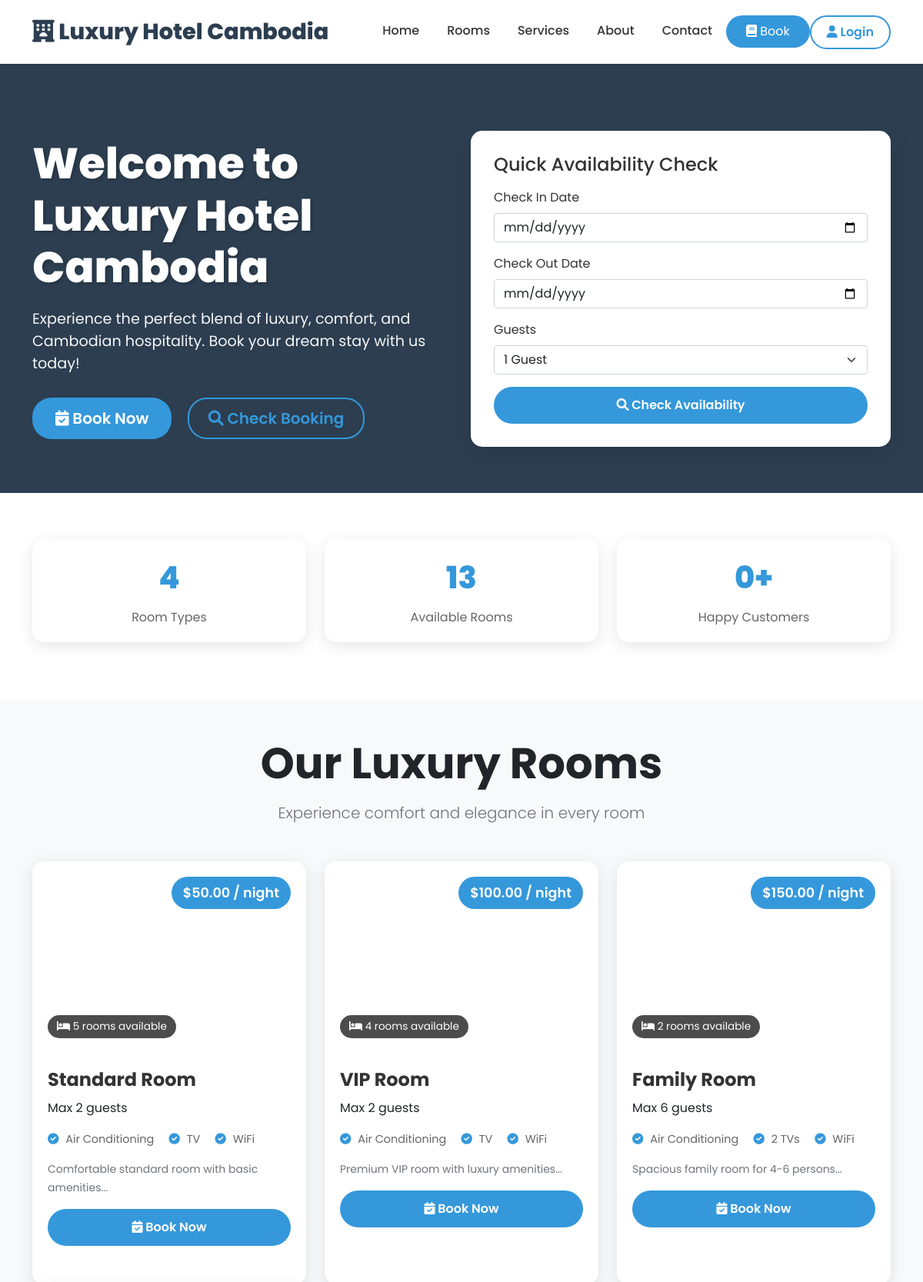
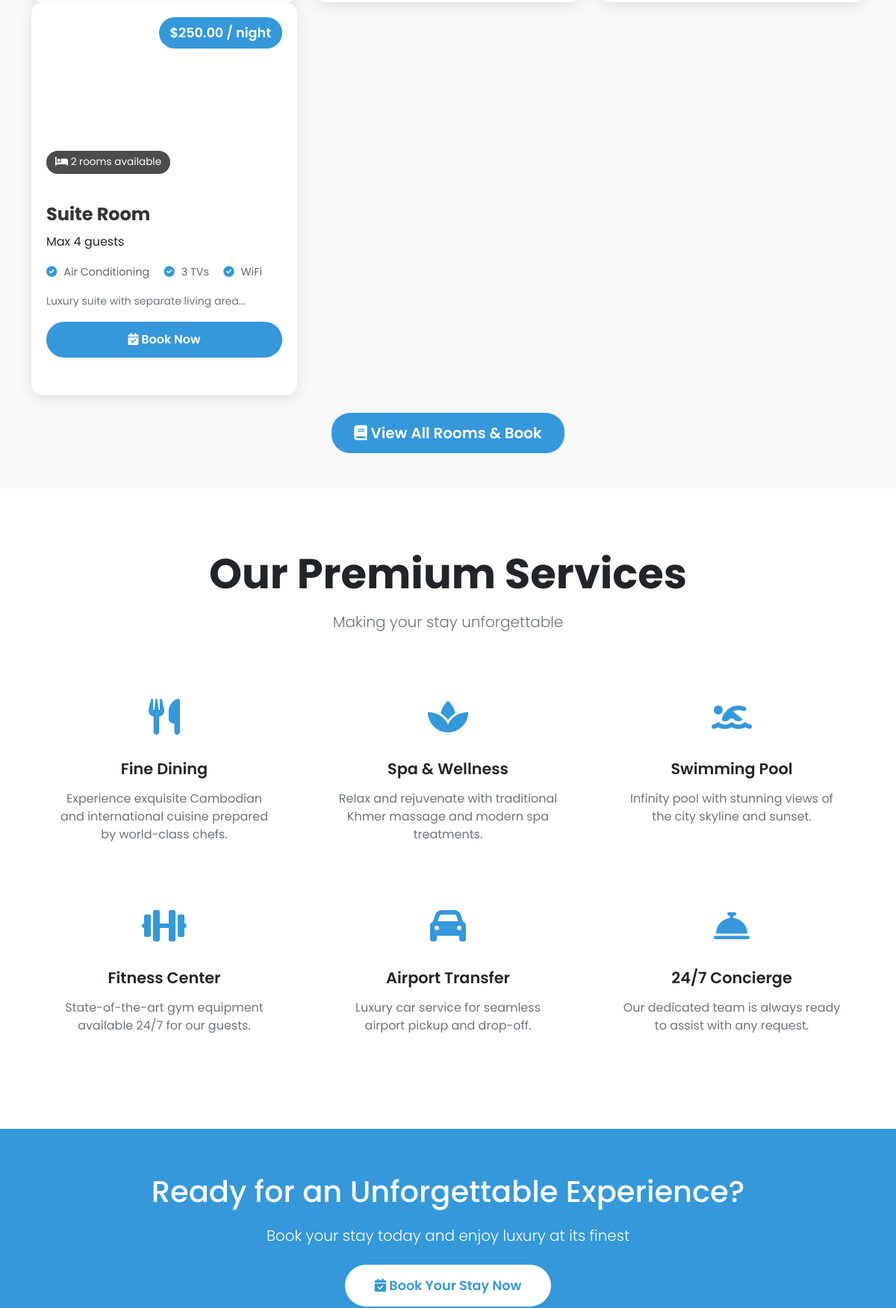
The page / (upper part) on the database its author committed (2 pictures, top to bottom).
### tables this page shows
CREATE TABLE rooms (
    id INT PRIMARY KEY AUTO_INCREMENT,
    room_number VARCHAR(10) NOT NULL,
    room_type_id INT,
    floor INT,
    status ENUM('available', 'occupied', 'maintenance', 'reserved') DEFAULT 'available',
    notes TEXT,
    FOREIGN KEY (room_type_id) REFERENCES room_types(id)
);

CREATE TABLE room_types (
    id INT PRIMARY KEY AUTO_INCREMENT,
    type_name VARCHAR(50) NOT NULL,
    description TEXT,
    price_usd DECIMAL(10,2),
    price_khr DECIMAL(15,2),
    capacity INT DEFAULT 2,
    amenities TEXT,
    status ENUM('active', 'inactive') DEFAULT 'active'
);

### index.php (the view, shortened to what this page needs)
<?php
require_once 'config/database.php';
$available_rooms = [];
try {
    $stmt = $pdo->prepare("
        SELECT
            r.*,
            rt.type_name,
            rt.description as room_description,
            rt.price_usd,
            rt.price_khr,
            rt.capacity,
            rt.amenities,
            COUNT(DISTINCT r.id) as total_rooms,
            SUM(CASE WHEN r.status = 'available' THEN 1 ELSE 0 END) as available_count
        FROM rooms r
        JOIN room_types rt ON r.room_type_id = rt.id
        WHERE rt.status = 'active'
        GROUP BY rt.id
        ORDER BY rt.price_usd ASC
    ");
    $stmt->execute();
    $available_rooms = $stmt->fetchAll(PDO::FETCH_ASSOC);
} catch (PDOException $e) {
}
$stats = [];
try {
    $stmt = $pdo->query("SELECT COUNT(*) as total FROM rooms WHERE status = 'available'");
    $stats['available_rooms'] = $stmt->fetch()['total'];
    $stmt = $pdo->query("SELECT COUNT(*) as total FROM room_types WHERE status = 'active'");
    $stats['room_types'] = $stmt->fetch()['total'];
    $stmt = $pdo->query("SELECT COUNT(*) as total FROM customers");
    $stats['customers'] = $stmt->fetch()['total'];
} catch (PDOException $e) {
    $stats = ['available_rooms' => 0, 'room_types' => 0, 'customers' => 0];
}
?>
<!DOCTYPE html>
<html lang="en">
<head>
    <link href="https://cdn.jsdelivr.net/npm/bootstrap@5.1.3/dist/css/bootstrap.min.css" rel="stylesheet">
    <link rel="stylesheet" href="https://cdnjs.cloudflare.com/ajax/libs/font-awesome/6.0.0/css/all.min.css">
</head>
<body>
<nav class="navbar navbar-expand-lg fixed-top">
    <div class="container">
        <a class="navbar-brand" href="#">
            <i class="fas fa-hotel"></i> Luxury Hotel Cambodia
        </a>
        <div class="collapse navbar-collapse" id="navbarNav">
            <ul class="navbar-nav ms-auto">
                <li class="nav-item">
                    <a class="nav-link" href="#home">Home</a>
                </li>
                <li class="nav-item">
                    <a class="nav-link" href="#rooms">Rooms</a>
                </li>
                <li class="nav-item">
                    <a class="nav-link" href="#services">Services</a>
                </li>
                <li class="nav-item">
                    <a class="nav-link" href="#about">About</a>
                </li>
                <li class="nav-item">
                    <a class="nav-link" href="#contact">Contact</a>
                </li>
                <li class="nav-item">
                    <a class="btn btn-book-nav" href="guest_booking.php">
                        <i class="fas fa-book"></i> Book
                    </a>
                </li>
                <li class="nav-item">
                    <a class="btn btn-outline-custom" href="login.php" style="padding: 8px 20px;">
                        <i class="fas fa-user"></i> Login
                    </a>
                </li>
            </ul>
        </div>
    </div>
</nav>
<section id="home" class="hero" style="margin-top: 70px;">
    <div class="container hero-content">
        <div class="row align-items-center">
            <div class="col-lg-6 fade-in-up">
                <h1>Welcome to Luxury Hotel Cambodia</h1>
                <p>Experience the perfect blend of luxury, comfort, and Cambodian hospitality. Book your dream stay with us today!</p>
                <div>
                    <a href="guest_booking.php" class="btn btn-primary-custom btn-lg me-3">
                        <i class="fas fa-calendar-check"></i> Book Now
                    </a>
                    <a href="#booking-check" class="btn btn-outline-custom btn-lg">
                        <i class="fas fa-search"></i> Check Booking
                    </a>
                </div>
            </div>
            <div class="col-lg-6">
                <div class="booking-card">
                    <h4 class="mb-3">Quick Availability Check</h4>
                    <form action="guest_booking.php" method="GET">
                        <div class="mb-3">
                            <label class="form-label">Check In Date</label>
                            <input type="date" name="check_in" class="form-control" required>
                        </div>
                        <div class="mb-3">
                            <label class="form-label">Check Out Date</label>
                            <input type="date" name="check_out" class="form-control" required>
                        </div>
                        <div class="mb-3">
                            <label class="form-label">Guests</label>
                            <select name="adults" class="form-select" required>
                                <option value="1">1 Guest</option>
                            </select>
                        </div>
                        <button type="submit" class="btn btn-primary-custom w-100">
                            <i class="fas fa-search"></i> Check Availability
                        </button>
                    </form>
                </div>
            </div>
        </div>
    </div>
</section>
<section class="stats-section">
    <div class="container">
        <div class="row">
            <div class="col-md-4 mb-3">
                <div class="stat-box">
                    <div class="stat-number"><?php echo $stats['room_types']; ?></div>
                    <div class="stat-label">Room Types</div>
                </div>
            </div>
            <div class="col-md-4 mb-3">
                <div class="stat-box">
                    <div class="stat-number"><?php echo $stats['available_rooms']; ?></div>
                    <div class="stat-label">Available Rooms</div>
                </div>
            </div>
            <div class="col-md-4 mb-3">
                <div class="stat-box">
                    <div class="stat-number"><?php echo number_format($stats['customers']); ?>+</div>
                    <div class="stat-label">Happy Customers</div>
                </div>
            </div>
        </div>
    </div>
</section>
<section id="rooms" class="py-5">
    <div class="container">
        <div class="text-center mb-5">
            <h2 class="display-4 fw-bold mb-3">Our Luxury Rooms</h2>
            <p class="lead text-muted">Experience comfort and elegance in every room</p>
        </div>
        <div class="row">
            <?php
            if (count($available_rooms) > 0) {
                $room_type_images = [
                    'Standard' => 'https://images.unsplash.com/photo-1566665797739-1674de7a421a?ixlib=rb-1.2.1&auto=format&fit=crop&w=800&q=80',
                    'VIP' => 'https://images.unsplash.com/photo-1578683010236-d716f9a3f461?ixlib=rb-1.2.1&auto=format&fit=crop&w=800&q=80',
                    'Family' => 'https://images.unsplash.com/photo-1582719478250-c89cae4dc85b?ixlib=rb-1.2.1&auto=format&fit=crop&w=800&q=80',
                    'Suite' => 'https://www.admiralhotelmanila.com/wp-content/uploads/sites/224/2021/11/Executive-Suite.jpg'
                ];
                foreach($available_rooms as $room):
                    $image_url = $room_type_images[$room['type_name']] ?? $room_type_images['Standard'];
                    $amenities_array = explode(',', $room['amenities']);
                    $amenities_display = array_slice($amenities_array, 0, 3);
                    $available_count = $room['available_count'] ?? 0;
            ?>
            <div class="col-md-6 col-lg-4">
                <div class="room-card">
                    <div class="room-image" style="background-image: url('<?php echo $image_url; ?>');">
                        <div class="room-price">
                            $<?php echo number_format($room['price_usd'], 2); ?> / night
                        </div>
                        <div class="room-availability">
                            <i class="fas fa-bed"></i> <?php echo $available_count; ?> rooms available
                        </div>
                    </div>
                    <div class="room-info">
                        <h3 class="room-title"><?php echo htmlspecialchars($room['type_name']); ?> Room</h3>
                        <p>Max <?php echo htmlspecialchars($room['capacity']); ?> guests</p>
                        <ul class="room-features">
                            <?php foreach($amenities_display as $amenity): ?>
                                <?php if(trim($amenity)): ?>
                                <li><i class="fas fa-check-circle"></i> <?php echo htmlspecialchars(trim($amenity)); ?></li>
                                <?php endif; ?>
                            <?php endforeach; ?>
                        </ul>
                        <div class="amenities-list">
                            <small class="text-muted">
                                <?php echo htmlspecialchars(substr($room['room_description'], 0, 100)); ?>...
                            </small>
                        </div>
                        <a href="guest_booking.php?room_type=<?php echo urlencode($room['type_name']); ?>" class="btn btn-primary-custom w-100 mt-3">
                            <i class="fas fa-calendar-check"></i> Book Now
                        </a>
                    </div>
                </div>
            </div>
            <?php
                endforeach;
            } else {
                echo '<div class="col-12 text-center"><p>No rooms available at the moment. Please check back later.</p></div>';
            }
            ?>
        </div>
        <div class="text-center mt-4">
            <a href="guest_booking.php" class="btn btn-primary-custom btn-lg">
                <i class="fas fa-book"></i> View All Rooms & Book
            </a>
        </div>
    </div>
</section>
<section id="services" class="services">
    <div class="container">
        <div class="text-center mb-5">
            <h2 class="display-4 fw-bold mb-3">Our Premium Services</h2>
            <p class="lead text-muted">Making your stay unforgettable</p>
        </div>
        <div class="row">
            <div class="col-md-4">
                <div class="service-item">
                    <div class="service-icon">
                        <i class="fas fa-utensils"></i>
                    </div>
                    <h3 class="service-title">Fine Dining</h3>
                    <p class="text-muted">Experience exquisite Cambodian and international cuisine prepared by world-class chefs.</p>
                </div>
            </div>
            <div class="col-md-4">
                <div class="service-item">
                    <div class="service-icon">
                        <i class="fas fa-spa"></i>
                    </div>
                    <h3 class="service-title">Spa & Wellness</h3>
                    <p class="text-muted">Relax and rejuvenate with traditional Khmer massage and modern spa treatments.</p>
                </div>
            </div>
            <div class="col-md-4">
                <div class="service-item">
                    <div class="service-icon">
                        <i class="fas fa-swimmer"></i>
                    </div>
                    <h3 class="service-title">Swimming Pool</h3>
                    <p class="text-muted">Infinity pool with stunning views of the city skyline and sunset.</p>
                </div>
            </div>
            <div class="col-md-4">
                <div class="service-item">
                    <div class="service-icon">
                        <i class="fas fa-dumbbell"></i>
                    </div>
                    <h3 class="service-title">Fitness Center</h3>
                    <p class="text-muted">State-of-the-art gym equipment available 24/7 for our guests.</p>
                </div>
            </div>
            <div class="col-md-4">
                <div class="service-item">
                    <div class="service-icon">
                        <i class="fas fa-car"></i>
                    </div>
                    <h3 class="service-title">Airport Transfer</h3>
                    <p class="text-muted">Luxury car service for seamless airport pickup and drop-off.</p>
                </div>
            </div>
            <div class="col-md-4">
                <div class="service-item">
                    <div class="service-icon">
                        <i class="fas fa-concierge-bell"></i>
                    </div>
                    <h3 class="service-title">24/7 Concierge</h3>
                    <p class="text-muted">Our dedicated team is always ready to assist with any request.</p>
                </div>
            </div>
        </div>
    </div>
</section>
<section class="cta-section">
    <div class="container">
        <h2>Ready for an Unforgettable Experience?</h2>
        <p class="lead mb-4">Book your stay today and enjoy luxury at its finest</p>
        <a href="guest_booking.php" class="btn btn-cta">
            <i class="fas fa-calendar-check"></i> Book Your Stay Now
        </a>
    </div>
</section>

### rows shown on the page
rooms: room_type.price_usd "50.00", available_count "5", room_type.type_name "Standard", room_type.capacity "2", room_type.amenities "Air Conditioning", room_type.amenities "TV", room_type.amenities "WiFi", room_type.description "Comfortable standard room with basic amenities"
rooms: room_type.price_usd "100.00", available_count "4", room_type.type_name "VIP", room_type.capacity "2", room_type.amenities "Air Conditioning", room_type.amenities "TV", room_type.amenities "WiFi", room_type.description "Premium VIP room with luxury amenities"
rooms: room_type.price_usd "150.00", available_count "2", room_type.type_name "Family", room_type.capacity "6", room_type.amenities "Air Conditioning", room_type.amenities "2 TVs", room_type.amenities "WiFi", room_type.description "Spacious family room for 4-6 persons"
rooms: room_type.price_usd "250.00", available_count "2", room_type.type_name "Suite", room_type.capacity "4", room_type.amenities "Air Conditioning", room_type.amenities "3 TVs", room_type.amenities "WiFi", room_type.description "Luxury suite with separate living area"

### other values the page prints
$stats['room_types'] "4"
$stats['available_rooms'] "13"
$stats['customers'] "0"
